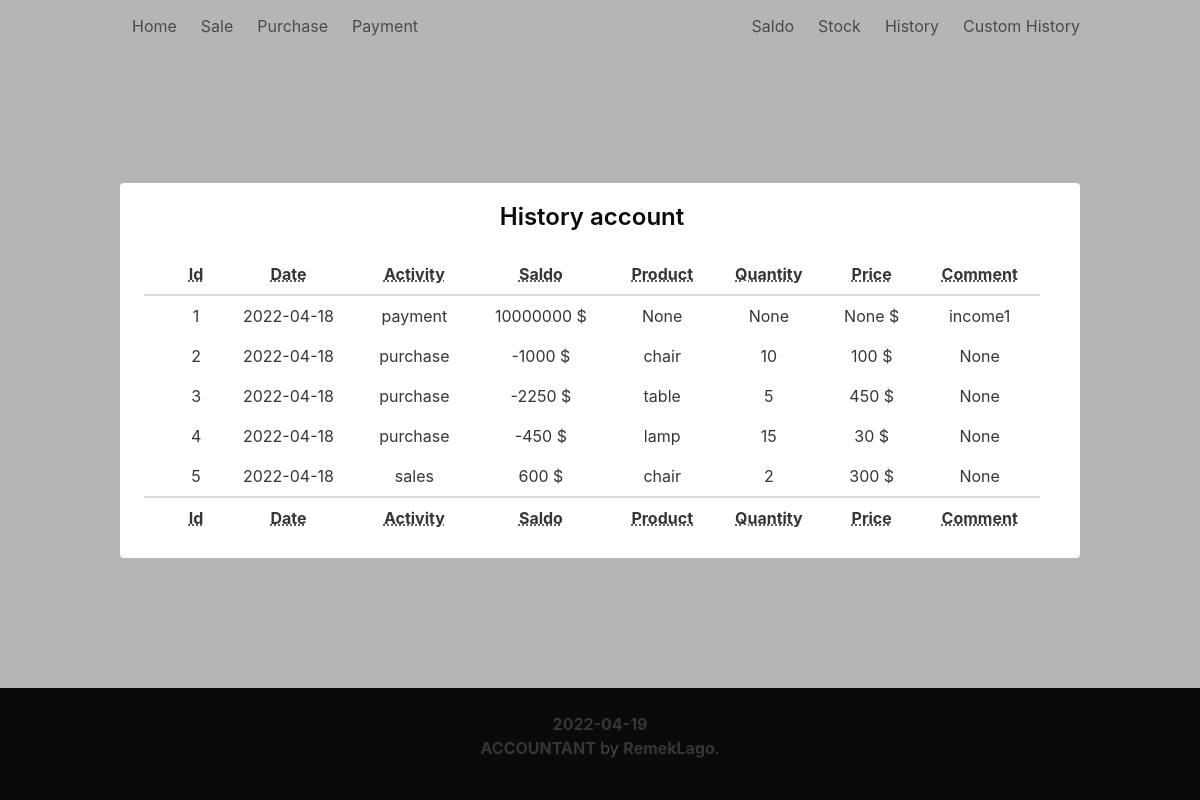
Before: /history with the older database file.
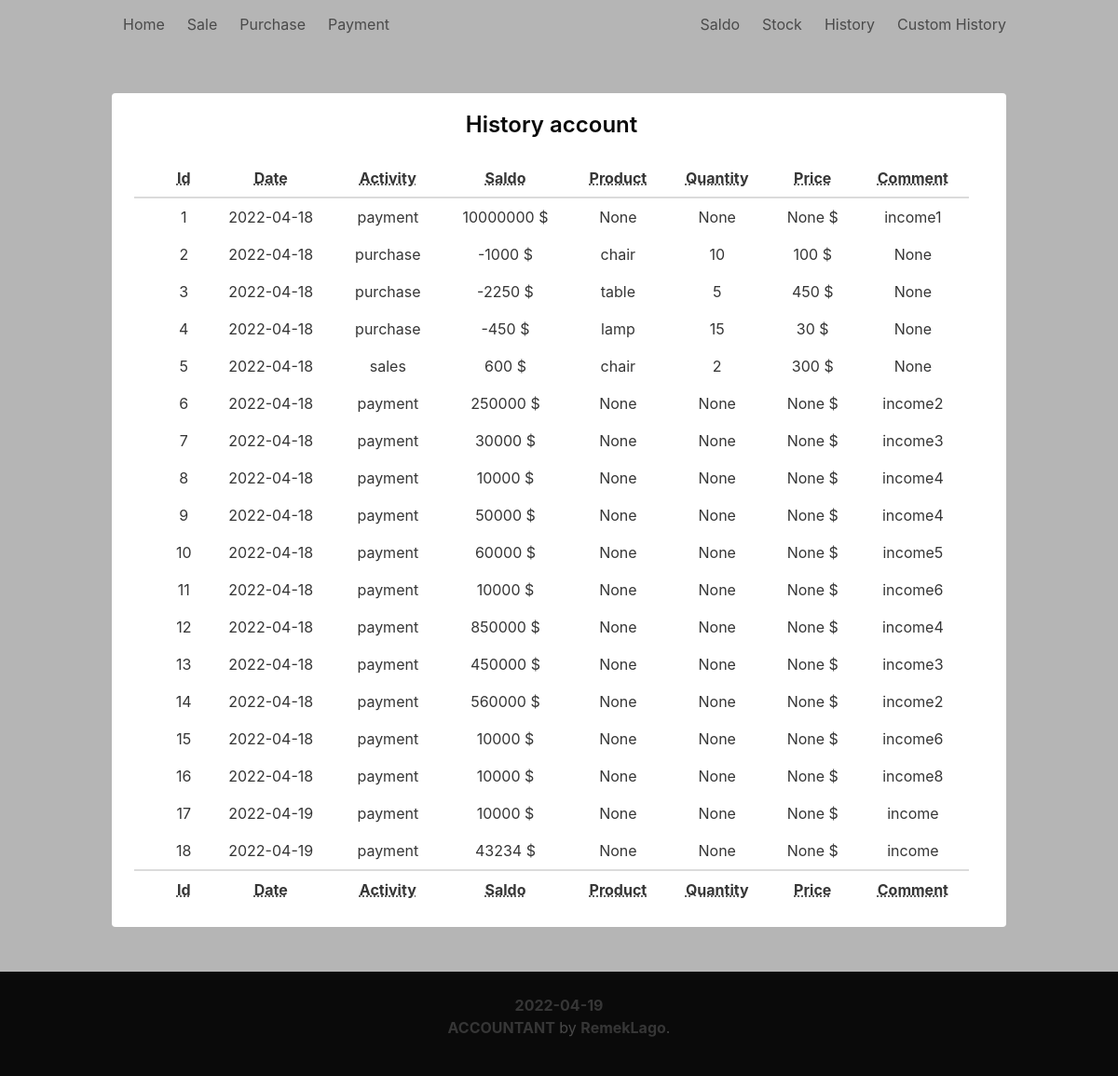
After: the same page with the newer database file.
### app/models.py (models this page shows, shortened)
class HistoryTable(db.Model):
    id = db.Column(db.Integer, primary_key=True)
    name = db.Column(db.String(64))
    saldo = db.Column(db.Integer)
    product = db.Column(db.String(64))
    quantity = db.Column(db.Integer)
    price = db.Column(db.Integer)
    comment = db.Column(db.String(120), default=None)
    date = db.Column(db.DateTime, default=datetime.utcnow)

### app/routes.py (the view)
@app.route('/history', methods=["GET", "POST"])
def history():
    today = datetime.now().date()
    history = HistoryTable.query.all()
    return render_template('history.html', title='History', history=history, today=today)

### app/templates/history.html
{% extends "base.html" %}
{% block content %}
<div class="container">
  <div class="notification has-background-white">
    <div class="title has-text-black title is-4">
        <p>History account</p>
    </div>
      <table class="table is-fullwidth is-striped is-hoverable">
        <thead>
          <tr>
            <th></th>
            <th><abbr title="Id">Id</abbr></th>
            <th><abbr title="Date">Date</abbr></th>
            <th><abbr title="Activity">Activity</abbr></th>
            <th><abbr title="Saldo">Saldo</abbr></th>
            <th><abbr title="Product">Product</abbr></th>
            <th><abbr title="Quantity">Quantity</abbr></th>
            <th><abbr title="Price">Price</abbr></th>
            <th><abbr title="Comment">Comment</abbr></th>
          </tr>
        </thead>
      {% for idx in history %}
        <tbody>
          <tr>
            <td></td>
            <td>{{ idx.id}}</td>
            <td>{{ idx.date.strftime('%Y-%m-%d') }}</td>
            <td>{{ idx.name }}</td>
            <td>{{ idx.saldo }} $</td>
            <td>{{ idx.product }} </td>
            <td>{{ idx.quantity }}</td>
            <td>{{ idx.price }}  $</td>
            <td>{{ idx.comment }} </td>
          </tr>
        </tbody>
      {% endfor %}
        <tfoot>
        <tr>
          <th></th>
          <th><abbr title="Id">Id</abbr></th>
          <th><abbr title="Date">Date</abbr></th>
          <th><abbr title="Activity">Activity</abbr></th>
          <th><abbr title="Saldo">Saldo</abbr></th>
          <th><abbr title="Product">Product</abbr></th>
          <th><abbr title="Quantity">Quantity</abbr></th>
          <th><abbr title="Price">Price</abbr></th>
          <th><abbr title="Comment">Comment</abbr></th>
        </tr>
        </tfoot>
      </table>
    </div>
  </div>
</div>
{% endblock %}

### app/templates/base.html (shortened to what this page needs)
<!DOCTYPE html>
<html>
<head>
    <link rel="stylesheet" href="https://cdnjs.cloudflare.com/ajax/libs/bulma/0.7.2/css/bulma.min.css" />
</head>
<body>
    <section class="hero has-background-grey-light is-fullheight">
        <div class="hero-head">
            <nav class="navbar">
                <div class="container">
                    <div id="navbarMenuHeroA" class="navbar-menu">
                        <div class="navbar-start">
                            <a href="{{ url_for('index') }}" class="navbar-item">
                                Home
                            </a>
                            <a href="{{ url_for('sale') }}" class="navbar-item">
                                Sale
                            </a>
                            <a href="{{ url_for('purchase') }}" class="navbar-item">
                                Purchase
                            </a>
                            <a href="{{ url_for('payment') }}" class="navbar-item">
                                Payment
                            </a>
                        </div>
                        <div class="navbar-end">
                            <a href="{{ url_for('saldo') }}" class="navbar-item">
                                Saldo
                            </a>
                            <a href="{{ url_for('stock') }}" class="navbar-item">
                                Stock
                            </a>
                            <a href="{{ url_for('history') }}" class="navbar-item">
                                History
                            </a>
                            <a href="{{ url_for('custom_history') }}" class="navbar-item">
                                Custom History
                            </a>
                        </div>
                    </div>
                </div>
            </nav>
        </div>
        <div class="hero-body">
            <div class="container has-text-centered">
                {% block content %}
                {% endblock %}
            </div>
        <footer class="px-1 has-background-black">
            <div class="content has-text-centered">
                <br>
                <p>
                <strong>{{ today.strftime('%Y-%m-%d')}}</strong> <br>
                <strong>ACCOUNTANT</strong> by <strong>RemekLago</strong>.
                </p>
                <br>
            </div>
        </footer>
    </section>
</body>
</html>

Changed rows visible on the page:
added HistoryTable: id "6", date "2022-04-18", name "payment", saldo "250000", product "None", quantity "None", price "None", comment "income2"
added HistoryTable: id "7", date "2022-04-18", name "payment", saldo "30000", product "None", quantity "None", price "None", comment "income3"
added HistoryTable: id "8", date "2022-04-18", name "payment", saldo "10000", product "None", quantity "None", price "None", comment "income4"
added HistoryTable: id "9", date "2022-04-18", name "payment", saldo "50000", product "None", quantity "None", price "None", comment "income4"
added HistoryTable: id "10", date "2022-04-18", name "payment", saldo "60000", product "None", quantity "None", price "None", comment "income5"
added HistoryTable: id "11", date "2022-04-18", name "payment", saldo "10000", product "None", quantity "None", price "None", comment "income6"
added HistoryTable: id "12", date "2022-04-18", name "payment", saldo "850000", product "None", quantity "None", price "None", comment "income4"
added HistoryTable: id "13", date "2022-04-18", name "payment", saldo "450000", product "None", quantity "None", price "None", comment "income3"
added HistoryTable: id "14", date "2022-04-18", name "payment", saldo "560000", product "None", quantity "None", price "None", comment "income2"
added HistoryTable: id "15", date "2022-04-18", name "payment", saldo "10000", product "None", quantity "None", price "None", comment "income6"
added HistoryTable: id "16", date "2022-04-18", name "payment", saldo "10000", product "None", quantity "None", price "None", comment "income8"
added HistoryTable: id "17", date "2022-04-19", name "payment", saldo "10000", product "None", quantity "None", price "None", comment "income"
added HistoryTable: id "18", date "2022-04-19", name "payment", saldo "43234", product "None", quantity "None", price "None", comment "income"
